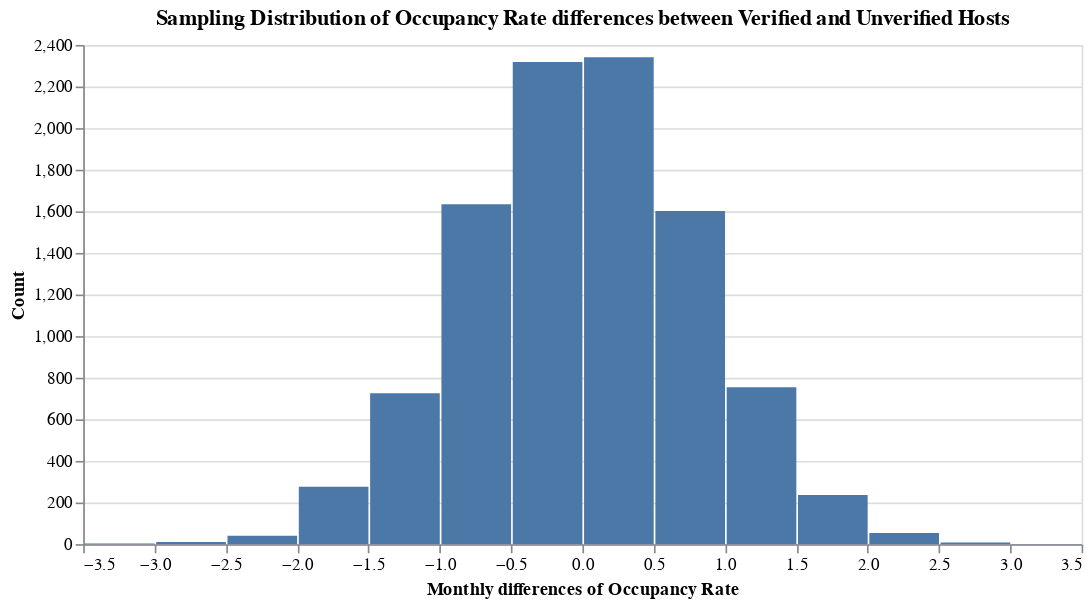

This figure's notebook cell:
### Code cell
%%time
output = perform_permutation_test(listings_merged_df[listings_merged_df.host_is_superhost==True].occupancy_rate , listings_merged_df[listings_merged_df.host_is_superhost==False].occupancy_rate, x_axis_title='Occupancy Rate', chart_title='Occupancy Rate differences between Verified and Unverified Hosts')
output[1]

### Figure 1 — Vega-Lite specification as saved in the notebook (floating-point values rounded to 4 significant figures; data arrays with more than 128 entries replaced by an {"elided": "..."} marker saying what was removed)
{"config": {"view": {"continuousWidth": 400, "continuousHeight": 300}}, "data": {"name": "data-0bb66cc8651564f2ba88a9ee496f0bc8"}, "mark": "bar", "encoding": {"x": {"type": "quantitative", "bin": {"maxbins": 15}, "field": "Diffs", "title": "Monthly differences of Occupancy Rate"}, "y": {"type": "quantitative", "aggregate": "count", "title": "Count"}}, "title": "Sampling Distribution of Occupancy Rate differences between Verified and Unverified Hosts", "width": 600, "$schema": "https://vega.github.io/schema/vega-lite/v4.8.1.json", "datasets": {"data-0bb66cc8651564f2ba88a9ee496f0bc8": {"elided": "10000 records"}}}
